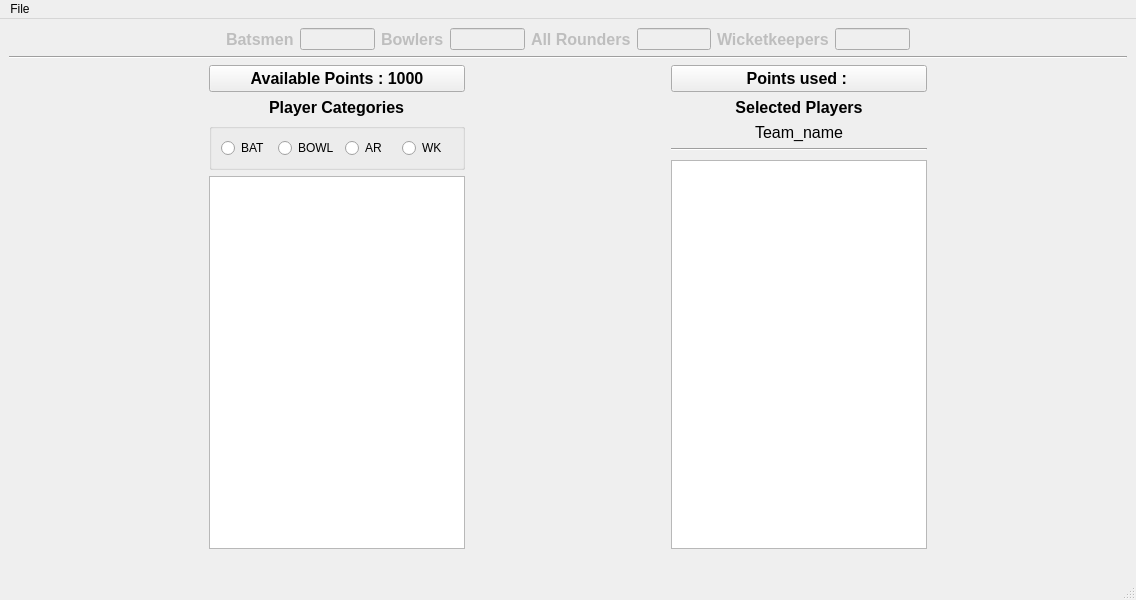
<?xml version="1.0" encoding="UTF-8"?>
<ui version="4.0">
 <class>MainWindow</class>
 <widget class="QMainWindow" name="MainWindow">
  <property name="geometry">
   <rect>
    <x>0</x>
    <y>0</y>
    <width>1136</width>
    <height>600</height>
   </rect>
  </property>
  <property name="windowTitle">
   <string>MainWindow</string>
  </property>
  <widget class="QWidget" name="centralwidget">
   <layout class="QVBoxLayout" name="verticalLayout_3">
    <item>
     <layout class="QVBoxLayout" name="verticalLayout">
      <item>
       <layout class="QHBoxLayout" name="horizontalLayout">
        <item>
         <layout class="QHBoxLayout" name="horizontalLayout_5">
          <item>
           <spacer name="horizontalSpacer_2">
            <property name="orientation">
             <enum>Qt::Horizontal</enum>
            </property>
            <property name="sizeHint" stdset="0">
             <size>
              <width>250</width>
              <height>20</height>
             </size>
            </property>
           </spacer>
          </item>
          <item>
           <widget class="QLabel" name="label_4">
            <property name="enabled">
             <bool>false</bool>
            </property>
            <property name="font">
             <font>
              <pointsize>12</pointsize>
              <weight>75</weight>
              <bold>true</bold>
             </font>
            </property>
            <property name="text">
             <string>Batsmen</string>
            </property>
           </widget>
          </item>
          <item>
           <widget class="QLineEdit" name="e1">
            <property name="enabled">
             <bool>false</bool>
            </property>
           </widget>
          </item>
          <item>
           <widget class="QLabel" name="label_6">
            <property name="enabled">
             <bool>false</bool>
            </property>
            <property name="font">
             <font>
              <pointsize>12</pointsize>
              <weight>75</weight>
              <bold>true</bold>
             </font>
            </property>
            <property name="text">
             <string>Bowlers</string>
            </property>
           </widget>
          </item>
          <item>
           <widget class="QLineEdit" name="e2">
            <property name="enabled">
             <bool>false</bool>
            </property>
           </widget>
          </item>
          <item>
           <widget class="QLabel" name="label_7">
            <property name="enabled">
             <bool>false</bool>
            </property>
            <property name="font">
             <font>
              <pointsize>12</pointsize>
              <weight>75</weight>
              <bold>true</bold>
             </font>
            </property>
            <property name="text">
             <string>All Rounders</string>
            </property>
           </widget>
          </item>
          <item>
           <widget class="QLineEdit" name="e3">
            <property name="enabled">
             <bool>false</bool>
            </property>
           </widget>
          </item>
          <item>
           <widget class="QLabel" name="label_8">
            <property name="enabled">
             <bool>false</bool>
            </property>
            <property name="font">
             <font>
              <pointsize>12</pointsize>
              <weight>75</weight>
              <bold>true</bold>
             </font>
            </property>
            <property name="text">
             <string>Wicketkeepers</string>
            </property>
           </widget>
          </item>
          <item>
           <widget class="QLineEdit" name="e4">
            <property name="enabled">
             <bool>false</bool>
            </property>
           </widget>
          </item>
          <item>
           <spacer name="horizontalSpacer_5">
            <property name="orientation">
             <enum>Qt::Horizontal</enum>
            </property>
            <property name="sizeHint" stdset="0">
             <size>
              <width>250</width>
              <height>20</height>
             </size>
            </property>
           </spacer>
          </item>
         </layout>
        </item>
       </layout>
      </item>
      <item>
       <widget class="Line" name="line">
        <property name="orientation">
         <enum>Qt::Horizontal</enum>
        </property>
       </widget>
      </item>
      <item>
       <layout class="QHBoxLayout" name="horizontalLayout_3">
        <item>
         <spacer name="horizontalSpacer_3">
          <property name="orientation">
           <enum>Qt::Horizontal</enum>
          </property>
          <property name="sizeHint" stdset="0">
           <size>
            <width>40</width>
            <height>20</height>
           </size>
          </property>
         </spacer>
        </item>
        <item>
         <layout class="QVBoxLayout" name="verticalLayout_8">
          <item>
           <widget class="QPushButton" name="btn1">
            <property name="font">
             <font>
              <pointsize>12</pointsize>
              <weight>75</weight>
              <bold>true</bold>
             </font>
            </property>
            <property name="text">
             <string>Available Points : 1000</string>
            </property>
           </widget>
          </item>
          <item alignment="Qt::AlignHCenter">
           <widget class="QLabel" name="label">
            <property name="font">
             <font>
              <pointsize>12</pointsize>
              <weight>75</weight>
              <bold>true</bold>
             </font>
            </property>
            <property name="text">
             <string>Player Categories</string>
            </property>
           </widget>
          </item>
          <item>
           <widget class="QGroupBox" name="groupBox">
            <property name="title">
             <string/>
            </property>
            <property name="flat">
             <bool>false</bool>
            </property>
            <property name="checkable">
             <bool>false</bool>
            </property>
            <layout class="QHBoxLayout" name="horizontalLayout_4">
             <item>
              <widget class="QRadioButton" name="rb1">
               <property name="text">
                <string>BAT</string>
               </property>
              </widget>
             </item>
             <item>
              <widget class="QRadioButton" name="rb2">
               <property name="text">
                <string>BOWL</string>
               </property>
              </widget>
             </item>
             <item>
              <widget class="QRadioButton" name="rb3">
               <property name="text">
                <string>AR</string>
               </property>
              </widget>
             </item>
             <item>
              <widget class="QRadioButton" name="rb4">
               <property name="text">
                <string>WK</string>
               </property>
              </widget>
             </item>
            </layout>
           </widget>
          </item>
          <item>
           <widget class="QListWidget" name="list1">
            <property name="autoFillBackground">
             <bool>true</bool>
            </property>
            <property name="styleSheet">
             <string notr="true">color: rgb(0, 0, 127);
font: 75 12pt &quot;MS Shell Dlg 2&quot;;</string>
            </property>
            <property name="autoScroll">
             <bool>true</bool>
            </property>
           </widget>
          </item>
          <item>
           <widget class="QLabel" name="label_5">
            <property name="text">
             <string/>
            </property>
            <property name="alignment">
             <set>Qt::AlignCenter</set>
            </property>
           </widget>
          </item>
          <item>
           <layout class="QHBoxLayout" name="horizontalLayout_2">
            <item>
             <layout class="QVBoxLayout" name="verticalLayout_2"/>
            </item>
           </layout>
          </item>
         </layout>
        </item>
        <item>
         <spacer name="horizontalSpacer">
          <property name="orientation">
           <enum>Qt::Horizontal</enum>
          </property>
          <property name="sizeHint" stdset="0">
           <size>
            <width>40</width>
            <height>20</height>
           </size>
          </property>
         </spacer>
        </item>
        <item>
         <layout class="QVBoxLayout" name="verticalLayout_9">
          <item>
           <widget class="QPushButton" name="btn2">
            <property name="font">
             <font>
              <pointsize>12</pointsize>
              <weight>75</weight>
              <bold>true</bold>
             </font>
            </property>
            <property name="text">
             <string>Points used : </string>
            </property>
           </widget>
          </item>
          <item>
           <widget class="QLabel" name="label_2">
            <property name="font">
             <font>
              <pointsize>12</pointsize>
              <weight>75</weight>
              <bold>true</bold>
             </font>
            </property>
            <property name="text">
             <string>Selected Players</string>
            </property>
            <property name="alignment">
             <set>Qt::AlignCenter</set>
            </property>
           </widget>
          </item>
          <item>
           <widget class="QLabel" name="l1">
            <property name="enabled">
             <bool>true</bool>
            </property>
            <property name="font">
             <font>
              <family>MS Shell Dlg 2</family>
              <pointsize>12</pointsize>
              <weight>50</weight>
              <italic>false</italic>
              <bold>false</bold>
             </font>
            </property>
            <property name="text">
             <string>Team_name</string>
            </property>
            <property name="alignment">
             <set>Qt::AlignCenter</set>
            </property>
           </widget>
          </item>
          <item>
           <widget class="Line" name="line_2">
            <property name="orientation">
             <enum>Qt::Horizontal</enum>
            </property>
           </widget>
          </item>
          <item>
           <spacer name="verticalSpacer">
            <property name="orientation">
             <enum>Qt::Vertical</enum>
            </property>
            <property name="sizeType">
             <enum>QSizePolicy::Minimum</enum>
            </property>
            <property name="sizeHint" stdset="0">
             <size>
              <width>20</width>
              <height>3</height>
             </size>
            </property>
           </spacer>
          </item>
          <item>
           <widget class="QListWidget" name="list2">
            <property name="styleSheet">
             <string notr="true">color: rgb(0, 0, 127);
font: 75 12pt &quot;MS Shell Dlg 2&quot;;</string>
            </property>
           </widget>
          </item>
          <item>
           <widget class="QLabel" name="label_3">
            <property name="text">
             <string/>
            </property>
            <property name="pixmap">
             <pixmap>C:/Users/Lenovo/AppData/Roaming/Python/Python36/site-packages/pyqt5-tools/dream1.png</pixmap>
            </property>
           </widget>
          </item>
         </layout>
        </item>
        <item>
         <spacer name="horizontalSpacer_4">
          <property name="orientation">
           <enum>Qt::Horizontal</enum>
          </property>
          <property name="sizeHint" stdset="0">
           <size>
            <width>40</width>
            <height>20</height>
           </size>
          </property>
         </spacer>
        </item>
       </layout>
      </item>
     </layout>
    </item>
   </layout>
  </widget>
  <widget class="QMenuBar" name="menubar">
   <property name="geometry">
    <rect>
     <x>0</x>
     <y>0</y>
     <width>1136</width>
     <height>26</height>
    </rect>
   </property>
   <widget class="QMenu" name="menuFile">
    <property name="title">
     <string>File</string>
    </property>
    <addaction name="actionNEW_Team"/>
    <addaction name="actionOPEN_Team"/>
    <addaction name="actionSAVE_Team"/>
    <addaction name="actionEVALUATE_Tean"/>
   </widget>
   <addaction name="menuFile"/>
  </widget>
  <widget class="QStatusBar" name="statusbar"/>
  <action name="actionNew">
   <property name="text">
    <string>NEW Team</string>
   </property>
  </action>
  <action name="actionOpen">
   <property name="text">
    <string>OPEN Team</string>
   </property>
  </action>
  <action name="actionSave_Team">
   <property name="text">
    <string>SAVE Team</string>
   </property>
  </action>
  <action name="actionQuit">
   <property name="text">
    <string>Quit</string>
   </property>
  </action>
  <action name="actionNEW_Team">
   <property name="text">
    <string>NEW Team</string>
   </property>
  </action>
  <action name="actionOPEN_Team">
   <property name="text">
    <string>OPEN Team</string>
   </property>
  </action>
  <action name="actionSAVE_Team">
   <property name="text">
    <string>SAVE Team</string>
   </property>
  </action>
  <action name="actionEVALUATE_Tean">
   <property name="text">
    <string>EVALUATE Tean</string>
   </property>
  </action>
 </widget>
 <resources/>
 <connections/>
</ui>
